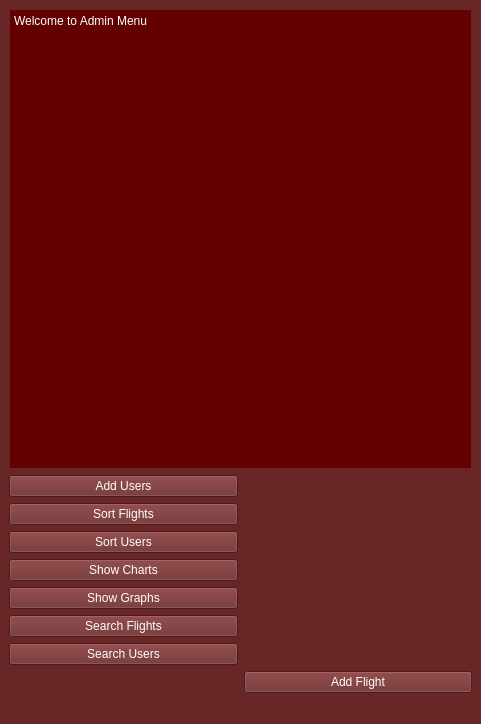
<?xml version="1.0" encoding="UTF-8"?>
<ui version="4.0">
 <class>MainWindow</class>
 <widget class="QMainWindow" name="MainWindow">
  <property name="geometry">
   <rect>
    <x>0</x>
    <y>0</y>
    <width>481</width>
    <height>724</height>
   </rect>
  </property>
  <property name="windowTitle">
   <string>MainWindow</string>
  </property>
  <property name="styleSheet">
   <string notr="true">background-color: rgb(104, 38, 38);</string>
  </property>
  <widget class="QWidget" name="centralwidget">
   <layout class="QGridLayout" name="gridLayout">
    <item row="0" column="0" colspan="2">
     <widget class="QPlainTextEdit" name="plainTextEdit">
      <property name="styleSheet">
       <string notr="true">font: 75 22pt &quot;MS Shell Dlg 2&quot;;
background-color: rgb(99, 0, 0);
color:rgb(255, 255, 255);
border-color: rgb(104, 38, 38);
border:1px solid  rgb(104, 38, 38);</string>
      </property>
      <property name="plainText">
       <string>Welcome to Admin Menu</string>
      </property>
     </widget>
    </item>
    <item row="1" column="0">
     <widget class="QPushButton" name="addUser">
      <property name="styleSheet">
       <string notr="true">color: rgb(255, 255, 255);
font: 16pt &quot;MS Shell Dlg 2&quot;;</string>
      </property>
      <property name="text">
       <string>Add Users</string>
      </property>
     </widget>
    </item>
    <item row="1" column="1" rowspan="7">
     <widget class="QLabel" name="label">
      <property name="styleSheet">
       <string notr="true"/>
      </property>
      <property name="text">
       <string/>
      </property>
      <property name="pixmap">
       <pixmap>123.jpg</pixmap>
      </property>
     </widget>
    </item>
    <item row="2" column="0">
     <widget class="QPushButton" name="sortFlights_bt">
      <property name="styleSheet">
       <string notr="true">color: rgb(255, 255, 255);
font: 16pt &quot;MS Shell Dlg 2&quot;;</string>
      </property>
      <property name="text">
       <string>Sort Flights</string>
      </property>
     </widget>
    </item>
    <item row="3" column="0">
     <widget class="QPushButton" name="sortUser_bt">
      <property name="styleSheet">
       <string notr="true">color: rgb(255, 255, 255);
font: 16pt &quot;MS Shell Dlg 2&quot;;</string>
      </property>
      <property name="text">
       <string>Sort Users</string>
      </property>
     </widget>
    </item>
    <item row="4" column="0">
     <widget class="QPushButton" name="graph_bt">
      <property name="styleSheet">
       <string notr="true">color: rgb(255, 255, 255);
font: 16pt &quot;MS Shell Dlg 2&quot;;</string>
      </property>
      <property name="text">
       <string>Show Charts</string>
      </property>
     </widget>
    </item>
    <item row="5" column="0">
     <widget class="QPushButton" name="graph_bt_2">
      <property name="styleSheet">
       <string notr="true">color: rgb(255, 255, 255);
font: 16pt &quot;MS Shell Dlg 2&quot;;</string>
      </property>
      <property name="text">
       <string>Show Graphs</string>
      </property>
     </widget>
    </item>
    <item row="6" column="0">
     <widget class="QPushButton" name="serachFlights">
      <property name="minimumSize">
       <size>
        <width>111</width>
        <height>0</height>
       </size>
      </property>
      <property name="styleSheet">
       <string notr="true">color: rgb(255, 255, 255);
font: 16pt &quot;MS Shell Dlg 2&quot;;</string>
      </property>
      <property name="text">
       <string>Search Flights</string>
      </property>
     </widget>
    </item>
    <item row="7" column="0">
     <widget class="QPushButton" name="serachUsers">
      <property name="styleSheet">
       <string notr="true">color: rgb(255, 255, 255);
font: 16pt &quot;MS Shell Dlg 2&quot;;</string>
      </property>
      <property name="text">
       <string>Search Users</string>
      </property>
     </widget>
    </item>
    <item row="8" column="1">
     <widget class="QPushButton" name="addFlight">
      <property name="styleSheet">
       <string notr="true">color: rgb(255, 255, 255);
font: 16pt &quot;MS Shell Dlg 2&quot;;</string>
      </property>
      <property name="text">
       <string>Add Flight</string>
      </property>
     </widget>
    </item>
   </layout>
  </widget>
  <widget class="QMenuBar" name="menubar">
   <property name="geometry">
    <rect>
     <x>0</x>
     <y>0</y>
     <width>481</width>
     <height>18</height>
    </rect>
   </property>
  </widget>
  <widget class="QStatusBar" name="statusbar"/>
 </widget>
 <resources>
  <include location="admin.qrc"/>
 </resources>
 <connections/>
</ui>
